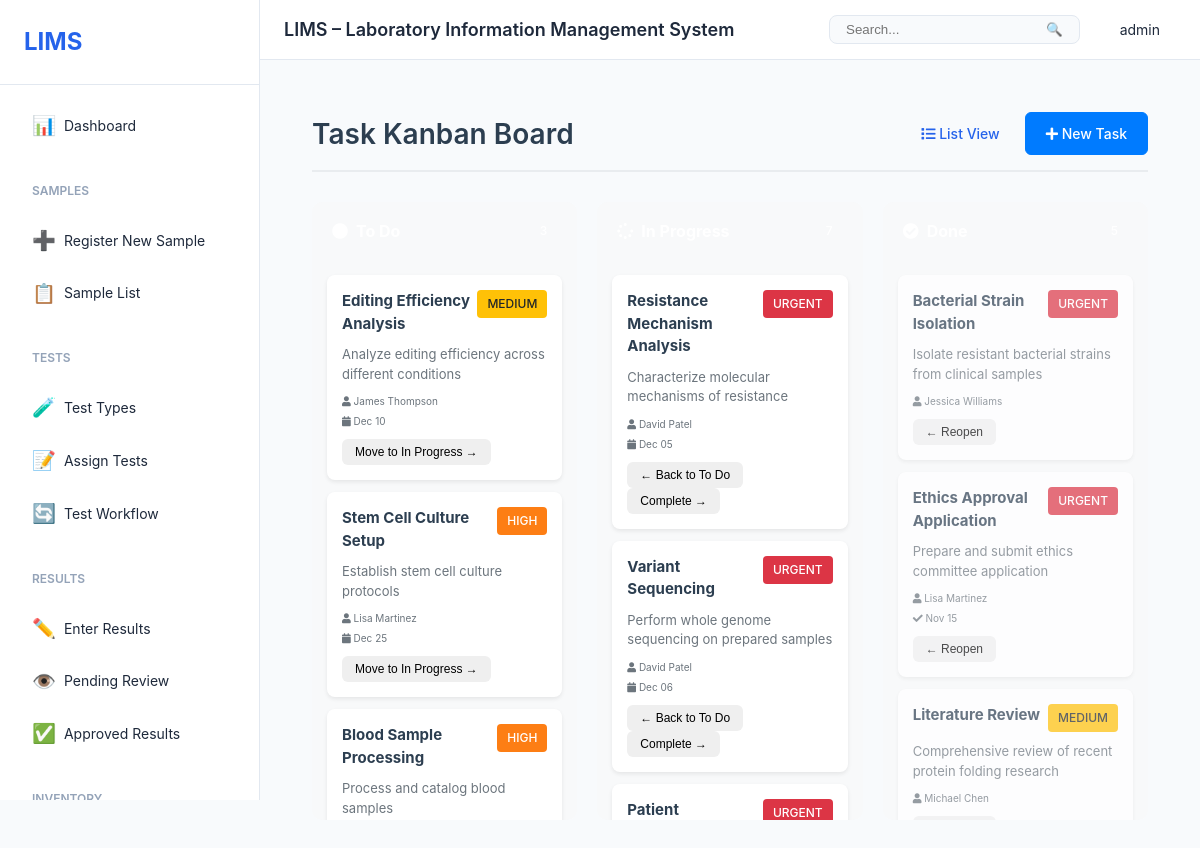
/labs/tasks/kanban/ (signed in), run on the app's committed database.
### users/models.py (models this page shows, shortened)
class User(AbstractUser):
    role = models.ForeignKey(Role, on_delete=models.SET_NULL, null=True, blank=True)
    phone = models.CharField(max_length=20, blank=True)
    department = models.CharField(max_length=100, blank=True)
    employee_id = models.CharField(max_length=50, blank=True, unique=True)
    is_active = models.BooleanField(default=True)
    created_at = models.DateTimeField(auto_now_add=True)
    updated_at = models.DateTimeField(auto_now=True)
    class Meta:
        db_table = 'users'
        ordering = ['username']

### labs/models.py (models this page shows, shortened)
class Task(models.Model):
    STATUS_CHOICES = [
        ('todo', 'To Do'),
        ('in_progress', 'In Progress'),
        ('done', 'Done'),
    ]
    PRIORITY_CHOICES = [
        ('low', 'Low'),
        ('medium', 'Medium'),
        ('high', 'High'),
        ('urgent', 'Urgent'),
    ]
    title = models.CharField(max_length=200)
    description = models.TextField(blank=True)
    lab = models.ForeignKey(
        Lab,
        on_delete=models.CASCADE,
        related_name='tasks',
        null=True,
        blank=True
    )
    project = models.ForeignKey(
        ResearchProject,
        on_delete=models.CASCADE,
        related_name='tasks',
        null=True,
        blank=True
    )
    assigned_to = models.ForeignKey(
        Person,
        on_delete=models.SET_NULL,
        null=True,
        blank=True,
        related_name='assigned_tasks'
    )
    created_by = models.ForeignKey(
        Person,
        on_delete=models.SET_NULL,
        null=True,
        blank=True,
        related_name='created_tasks'
    )
    status = models.CharField(max_length=20, choices=STATUS_CHOICES, default='todo')
    priority = models.CharField(max_length=20, choices=PRIORITY_CHOICES, default='medium')
    deadline = models.DateField(null=True, blank=True)
    completed_date = models.DateField(null=True, blank=True)
    created_at = models.DateTimeField(auto_now_add=True)
    updated_at = models.DateTimeField(auto_now=True)
    class Meta:
        ordering = ['-priority', 'deadline', '-created_at']
    @property
    def is_overdue(self):
        if self.deadline and self.status != 'done':
            from datetime import date
            return date.today() > self.deadline
        return False

class Person(models.Model):
    ROLE_CHOICES = [
        ('lab_manager', 'Lab Manager'),
        ('researcher', 'Researcher'),
        ('assistant', 'Assistant'),
        ('student', 'Student'),
    ]
    user = models.OneToOneField(settings.AUTH_USER_MODEL, on_delete=models.CASCADE, null=True, blank=True)
    first_name = models.CharField(max_length=100)
    last_name = models.CharField(max_length=100)
    email = models.EmailField(unique=True, validators=[EmailValidator()])
    phone = models.CharField(max_length=20, blank=True)
    position = models.CharField(max_length=100, blank=True)
    role = models.CharField(max_length=20, choices=ROLE_CHOICES, default='researcher')
    orcid = models.CharField(max_length=50, blank=True, help_text="ORCID identifier")
    skills = models.TextField(blank=True, help_text="Comma-separated skills")
    lab = models.ForeignKey(
        Lab,
        on_delete=models.SET_NULL,
        null=True,
        blank=True,
        related_name='members'
    )
    is_active = models.BooleanField(default=True)
    joined_date = models.DateField(null=True, blank=True)
    photo = models.ImageField(upload_to='person_photos/', blank=True, null=True)
    created_at = models.DateTimeField(auto_now_add=True)
    updated_at = models.DateTimeField(auto_now=True)
    class Meta:
        ordering = ['last_name', 'first_name']
        verbose_name = 'Person'
        verbose_name_plural = 'People'
    @property
    def full_name(self):
        return f"{self.first_name} {self.last_name}"

### labs/views.py (the view)
# urls.py: path('tasks/kanban/', views.task_kanban, name='task_kanban'),
@login_required
def task_kanban(request):
    tasks_todo = Task.objects.filter(status='todo')
    tasks_in_progress = Task.objects.filter(status='in_progress')
    tasks_done = Task.objects.filter(status='done')
    context = {
        'tasks_todo': tasks_todo,
        'tasks_in_progress': tasks_in_progress,
        'tasks_done': tasks_done,
    }
    return render(request, 'labs/task_kanban.html', context)

### templates/labs/task_kanban.html (shortened to what this page needs)
{% extends "base.html" %}
{% load static %}
{% block content %}
<div class="labs-container">
    <div class="page-header">
        <h1>Task Kanban Board</h1>
        <div class="btn-group">
            <a href="{% url 'labs:task_list' %}" class="btn btn-outline-secondary">
                <i class="fas fa-list"></i> List View
            </a>
            <a href="{% url 'labs:task_create' %}" class="btn btn-primary">
                <i class="fas fa-plus"></i> New Task
            </a>
        </div>
    </div>
    <div class="kanban-board">
        <div class="kanban-column">
            <div class="kanban-column-header bg-secondary">
                <h5><i class="fas fa-circle"></i> To Do</h5>
                <span class="badge badge-light">{{ tasks_todo.count }}</span>
            </div>
            <div class="kanban-column-body" data-status="todo">
                {% for task in tasks_todo %}
                    <div class="kanban-card" data-task-id="{{ task.pk }}">
                        <div class="kanban-card-header">
                            <h6><a href="{% url 'labs:task_detail' task.pk %}">{{ task.title }}</a></h6>
                            <span class="badge badge-{{ task.priority }}">{{ task.get_priority_display }}</span>
                        </div>
                        {% if task.description %}
                            <p class="kanban-card-description">{{ task.description|truncatewords:15 }}</p>
                        {% endif %}
                        <div class="kanban-card-meta">
                            {% if task.assigned_to %}
                                <small><i class="fas fa-user"></i> {{ task.assigned_to.full_name }}</small>
                            {% endif %}
                            {% if task.deadline %}
                                <small>
                                    <i class="fas fa-calendar"></i> {{ task.deadline|date:"M d" }}
                                </small>
                            {% endif %}
                        </div>
                        <div class="kanban-card-actions">
                            <button class="btn btn-sm btn-outline-primary move-task" data-status="in_progress">
                                Move to In Progress →
                            </button>
                        </div>
                    </div>
                {% empty %}
                    <p class="text-muted text-center">No tasks</p>
                {% endfor %}
            </div>
        </div>
        <div class="kanban-column">
            <div class="kanban-column-header bg-primary">
                <h5><i class="fas fa-spinner"></i> In Progress</h5>
                <span class="badge badge-light">{{ tasks_in_progress.count }}</span>
            </div>
            <div class="kanban-column-body" data-status="in_progress">
                {% for task in tasks_in_progress %}
                    <div class="kanban-card" data-task-id="{{ task.pk }}">
                        <div class="kanban-card-header">
                            <h6><a href="{% url 'labs:task_detail' task.pk %}">{{ task.title }}</a></h6>
                            <span class="badge badge-{{ task.priority }}">{{ task.get_priority_display }}</span>
                        </div>
                        {% if task.description %}
                            <p class="kanban-card-description">{{ task.description|truncatewords:15 }}</p>
                        {% endif %}
                        <div class="kanban-card-meta">
                            {% if task.assigned_to %}
                                <small><i class="fas fa-user"></i> {{ task.assigned_to.full_name }}</small>
                            {% endif %}
                            {% if task.deadline %}
                                <small>
                                    <i class="fas fa-calendar"></i> {{ task.deadline|date:"M d" }}
                                </small>
                            {% endif %}
                        </div>
                        <div class="kanban-card-actions">
                            <button class="btn btn-sm btn-outline-secondary move-task mr-1" data-status="todo">
                                ← Back to To Do
                            </button>
                            <button class="btn btn-sm btn-outline-success move-task" data-status="done">
                                Complete →
                            </button>
                        </div>
                    </div>
                {% empty %}
                    <p class="text-muted text-center">No tasks</p>
                {% endfor %}
            </div>
        </div>
        <div class="kanban-column">
            <div class="kanban-column-header bg-success">
                <h5><i class="fas fa-check-circle"></i> Done</h5>
                <span class="badge badge-light">{{ tasks_done.count }}</span>
            </div>
            <div class="kanban-column-body" data-status="done">
                {% for task in tasks_done %}
                    <div class="kanban-card kanban-card-completed" data-task-id="{{ task.pk }}">
                        <div class="kanban-card-header">
                            <h6><a href="{% url 'labs:task_detail' task.pk %}">{{ task.title }}</a></h6>
                            <span class="badge badge-{{ task.priority }}">{{ task.get_priority_display }}</span>
                        </div>
                        {% if task.description %}
                            <p class="kanban-card-description">{{ task.description|truncatewords:15 }}</p>
                        {% endif %}
                        <div class="kanban-card-meta">
                            {% if task.assigned_to %}
                                <small><i class="fas fa-user"></i> {{ task.assigned_to.full_name }}</small>
                            {% endif %}
                            {% if task.completed_date %}
                                <small><i class="fas fa-check"></i> {{ task.completed_date|date:"M d" }}</small>
                            {% endif %}
                        </div>
                        <div class="kanban-card-actions">
                            <button class="btn btn-sm btn-outline-primary move-task" data-status="in_progress">
                                ← Reopen
                            </button>
                        </div>
                    </div>
                {% empty %}
                    <p class="text-muted text-center">No tasks</p>
                {% endfor %}
            </div>
        </div>
    </div>
</div>
{% endblock %}

### templates/base.html (shortened to what this page needs)
{% load static %}
<!DOCTYPE html>
<html lang="en">
<head>
    <link rel="stylesheet" href="{% static 'css/style.css' %}">
    <link rel="stylesheet" href="{% static 'css/labs.css' %}">
    <link rel="stylesheet" href="https://cdnjs.cloudflare.com/ajax/libs/font-awesome/5.15.4/css/all.min.css">
</head>
<body>
    <div class="layout">
        <aside class="sidebar" id="sidebar">
            <div class="sidebar-header">
                <h2>LIMS</h2>
            </div>
            <nav class="sidebar-nav">
                <a href="{% url 'dashboard:dashboard' %}" class="nav-item {% if request.resolver_match.url_name == 'dashboard' %}active{% endif %}">
                    <span class="icon">📊</span>
                    <span>Dashboard</span>
                </a>
                <div class="nav-group">
                    <div class="nav-group-title">Samples</div>
                    <a href="{% url 'samples:sample_create' %}" class="nav-item">
                        <span class="icon">➕</span>
                        <span>Register New Sample</span>
                    </a>
                    <a href="{% url 'samples:sample_list' %}" class="nav-item">
                        <span class="icon">📋</span>
                        <span>Sample List</span>
                    </a>
                </div>
                <div class="nav-group">
                    <div class="nav-group-title">Tests</div>
                    <a href="{% url 'tests:test_type_list' %}" class="nav-item">
                        <span class="icon">🧪</span>
                        <span>Test Types</span>
                    </a>
                    <a href="{% url 'tests:assign_test' %}" class="nav-item">
                        <span class="icon">📝</span>
                        <span>Assign Tests</span>
                    </a>
                    <a href="{% url 'tests:test_workflow' %}" class="nav-item">
                        <span class="icon">🔄</span>
                        <span>Test Workflow</span>
                    </a>
                </div>
                <div class="nav-group">
                    <div class="nav-group-title">Results</div>
                    <a href="{% url 'results:result_list' %}" class="nav-item">
                        <span class="icon">✏️</span>
                        <span>Enter Results</span>
                    </a>
                    <a href="{% url 'results:review_results' %}" class="nav-item">
                        <span class="icon">👁️</span>
                        <span>Pending Review</span>
                    </a>
                    <a href="{% url 'results:approved_results' %}" class="nav-item">
                        <span class="icon">✅</span>
                        <span>Approved Results</span>
                    </a>
                </div>
                <div class="nav-group">
                    <div class="nav-group-title">Inventory</div>
                </div>
            </nav>
        </aside>
        <div class="main-content">
            <header class="top-header">
                <div class="header-left">
                    <h1>LIMS – Laboratory Information Management System</h1>
                </div>
                <div class="header-right">
                    <div class="search-box">
                        <input type="text" placeholder="Search..." id="globalSearch">
                        <button>🔍</button>
                    </div>
                    <div class="user-menu">
                        <span>{{ user.get_full_name|default:user.username }}</span>
                    </div>
                </div>
            </header>
            <div class="page-content">
                {% block content %}{% endblock %}
            </div>
        </div>
    </div>
</body>
</html>

### data on the page
User: get_full_name "admin"
Task: title "Editing Efficiency Analysis", priority "MEDIUM", description "Analyze editing efficiency across different conditions", assigned_to.full_name "James Thompson", deadline "Dec 10"
Task: title "Stem Cell Culture Setup", priority "HIGH", description "Establish stem cell culture protocols", assigned_to.full_name "Lisa Martinez", deadline "Dec 25"
Task: title "Blood Sample Processing", priority "HIGH", description "Process and catalog blood samples"
Task: title "Resistance Mechanism Analysis", priority "URGENT", description "Characterize molecular mechanisms of resistance", assigned_to.full_name "David Patel", deadline "Dec 05"
Task: title "Variant Sequencing", priority "URGENT", description "Perform whole genome sequencing on prepared samples", assigned_to.full_name "David Patel", deadline "Dec 06"
Task: title "Patient…", priority "URGENT"
Task: title "Bacterial Strain Isolation", priority "URGENT", description "Isolate resistant bacterial strains from clinical samples", assigned_to.full_name "Jessica Williams"
Task: title "Ethics Approval Application", priority "URGENT", description "Prepare and submit ethics committee application", assigned_to.full_name "Lisa Martinez", completed_date "Nov 15"
Task: title "Literature Review", priority "MEDIUM", description "Comprehensive review of recent protein folding research", assigned_to.full_name "Michael Chen"
